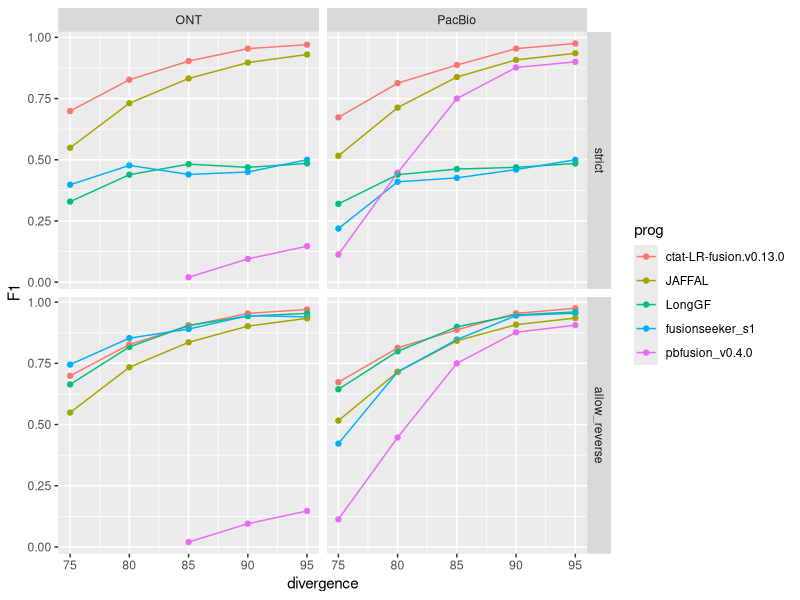
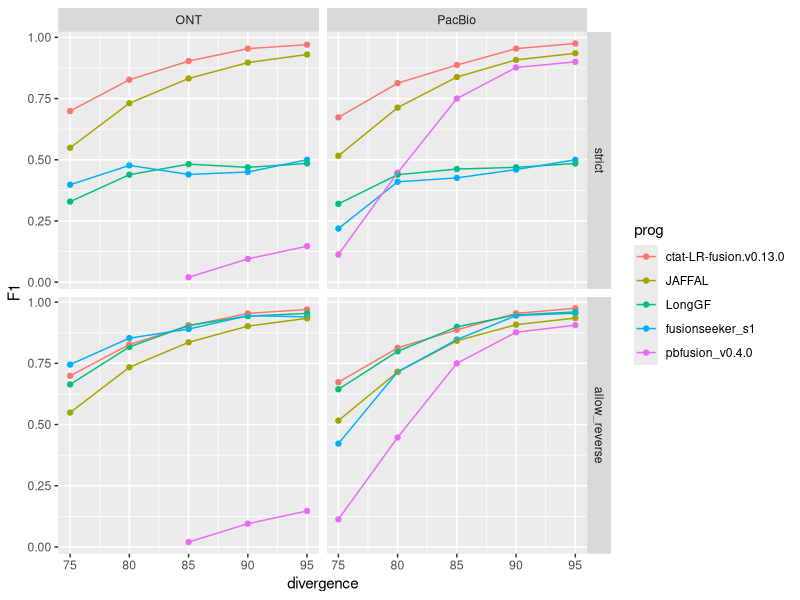

The R script that drew these images, in order:
## ---- chunk 1
knitr::opts_chunk$set(echo = TRUE)
library(tidyverse)
## ---- chunk 2

# parse accuracy statistics from benchmarking:

strict_results = read.table("data/strict.combined_results.ROC.tsv", header=T, sep="\t", stringsAsFactors = F)
strict_results$analysisType="strict"

allow_reverse_results = read.table("data/allow_reverse.combined_results.ROC.tsv", header=T, sep="\t", stringsAsFactors = F)
allow_reverse_results$analysisType="allow_reverse"



data = bind_rows(strict_results,
                 allow_reverse_results)


data = data %>% filter(prog %in% c(
                                   'pbfusion_v0.4.0',
                                   'fusionseeker_s1',
                                   'LongGF',
                                   'JAFFAL',
                                   'ctat-LR-fusion.v0.13.0')
                       )


# extract the maximum F1 value for each program and target data set: 

max_F1_data = data %>% group_by(analysisType, prog, seqtype, divergence) %>% 
    arrange(desc(F1)) %>% filter(row_number() == 1) %>% ungroup()


# rank programs 

ranked_progs = max_F1_data  %>% group_by(prog) %>% summarize(mean_F1 = mean(F1)) %>% arrange(desc(mean_F1))

max_F1_data$prog = factor(max_F1_data$prog, levels=ranked_progs$prog)

max_F1_data$analysisType = factor(max_F1_data$analysisType, levels=c('strict', 'allow_reverse'))

max_F1_data = max_F1_data %>% mutate(seqtype = ifelse(seqtype == "Pac", "PacBio", seqtype))

## ---- chunk 3

p_linepoint = max_F1_data %>% 
    filter(analysisType %in% c('strict', 'allow_reverse')) %>%
    ggplot() + 
    geom_point(aes(x=divergence, y=F1, color=prog)) +
    geom_line(aes(x=divergence, y=F1, group=prog, color=prog)) +
    facet_grid(vars(analysisType), vars(seqtype))


p_linepoint

## ---- chunk 4

ggsave(p_linepoint, filename="jaffal_simdata_accuracy.paperfig.pdf", width=8, height=7)
